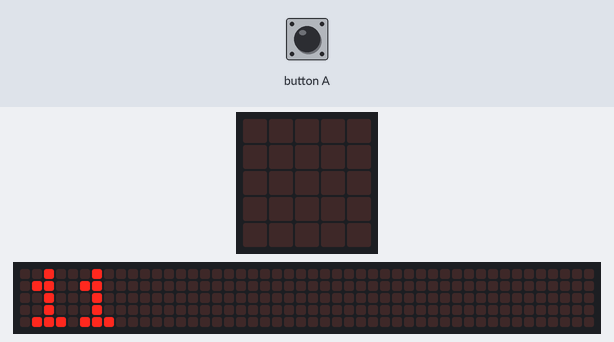
Simulated run of this program. Board: BBC micro:bit running MicroPython. Shown: the board's 5×5 LED display, a strip that is not on the board, showing the scrolling text unrolled. The test bench sets the inputs (shaded band). The 48×5 strip is a reading aid, not a part: it shows the text the display is scrolling, unrolled, one strip-width of it at a time.

Above: at 0.07 s.
At 1.27 s:
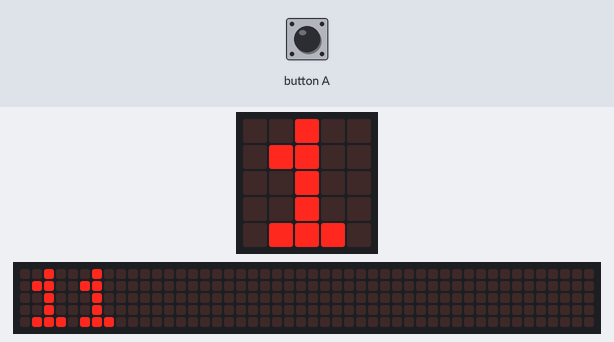
1.3 s: button A pressed for 2.3 s
At 2.02 s:
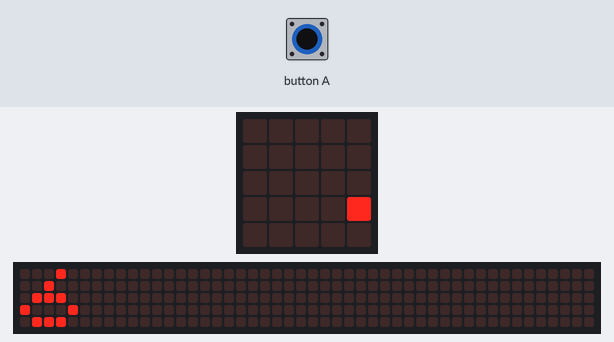
Timing chart, 0 to 4.3 s (numbered marks = the images above; inputs shaded):
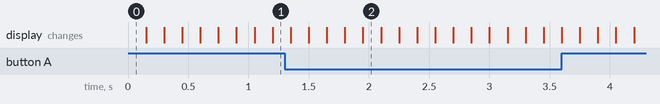

The program:

ternary.py
```python
#ternary.py

from microbit import *

def add_one(value):
    value = value + 1
    return value

while True:
    computation = add_one(5 if button_a.is_pressed() else 10)
    display.scroll(computation)
```
